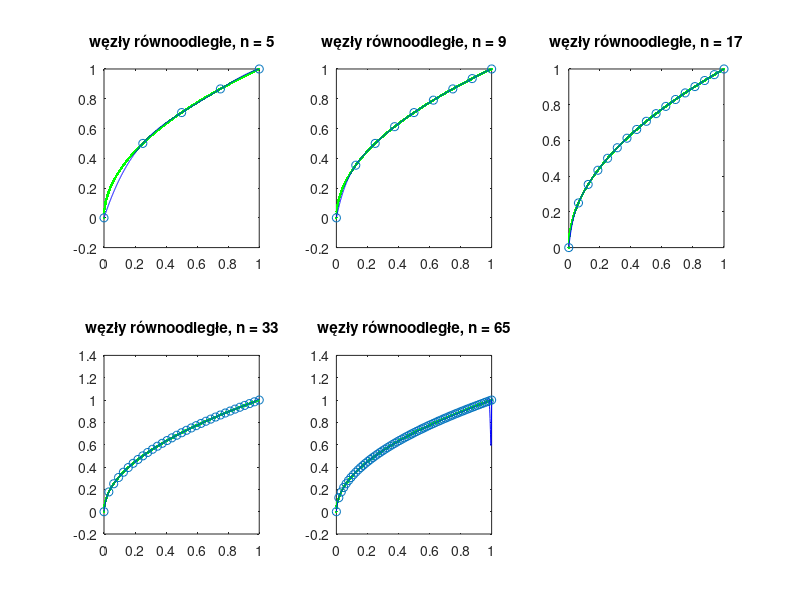

MATLAB code for this plot: (Note: this script raises an error after producing the figure.)
function []= oct ()
  a = 0;
  b = 1;
  
  warning('off', 'all');
  
  f = @(x) sqrt(x);
  p = linspace(a,b,1000);
  yp = arrayfun (f, p);
  
  
  ns = [5,9,17,33,65];
  n = length(ns);
  
  figure(1);
  
  for i = 1:n
    x = linspace(a,b,ns(i));
    y = arrayfun (f, x);
    pf = polyfit(x, y, ns(i) - 1);
    v = polyval(pf, p);
    nor = norm(yp - v, "inf");
    printf("n = %d   norm = %e\n", ns(i), nor);
    subplot(2,3,i);
    plot(p, yp, 'g.', p, v, 'b' , x, y, 'o');
    
    title(["węzły równoodległe, n = ", num2str(ns(i)), "\n"]);
  endfor
  
  printf("############## CZEB ##############\n");
  figure(2);
  
  for i = 1:n
    x = Czeb(a,b,ns(i));
    y = arrayfun (f, x);
    pf = polyfit(x, y, ns(i) - 1);
    v = polyval(pf, p);
    nor = norm(yp - v, "inf");
    printf("n = %d  norm = %e\n", ns(i), nor);
    subplot(2,3,i);
    
    plot(p, yp, 'g.', p, v, 'b' , x, y, 'o');
    title(["węzły Czebyszewa, n = ", num2str(ns(i)), "\n"]);
  endfor
  
endfunction
